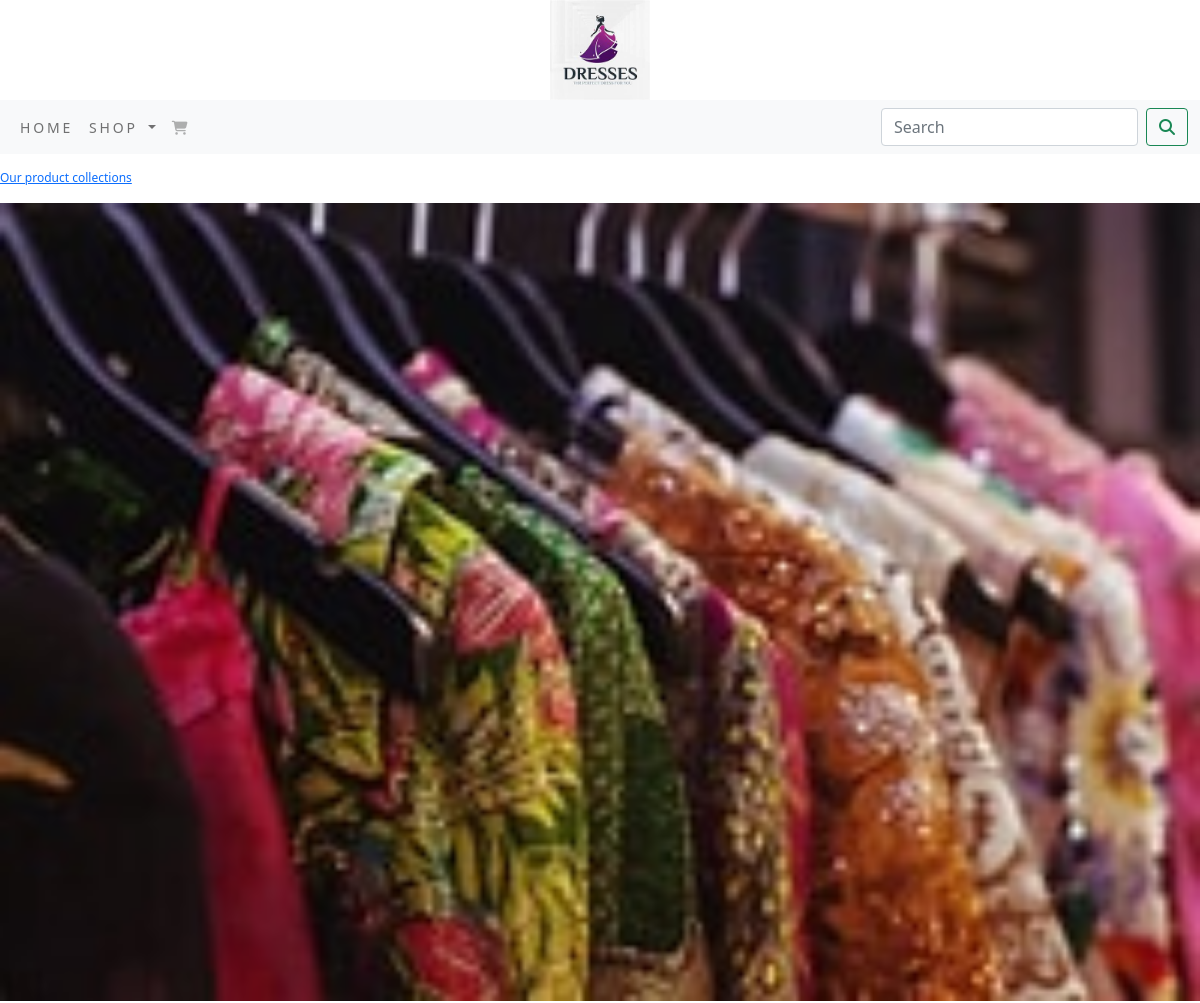
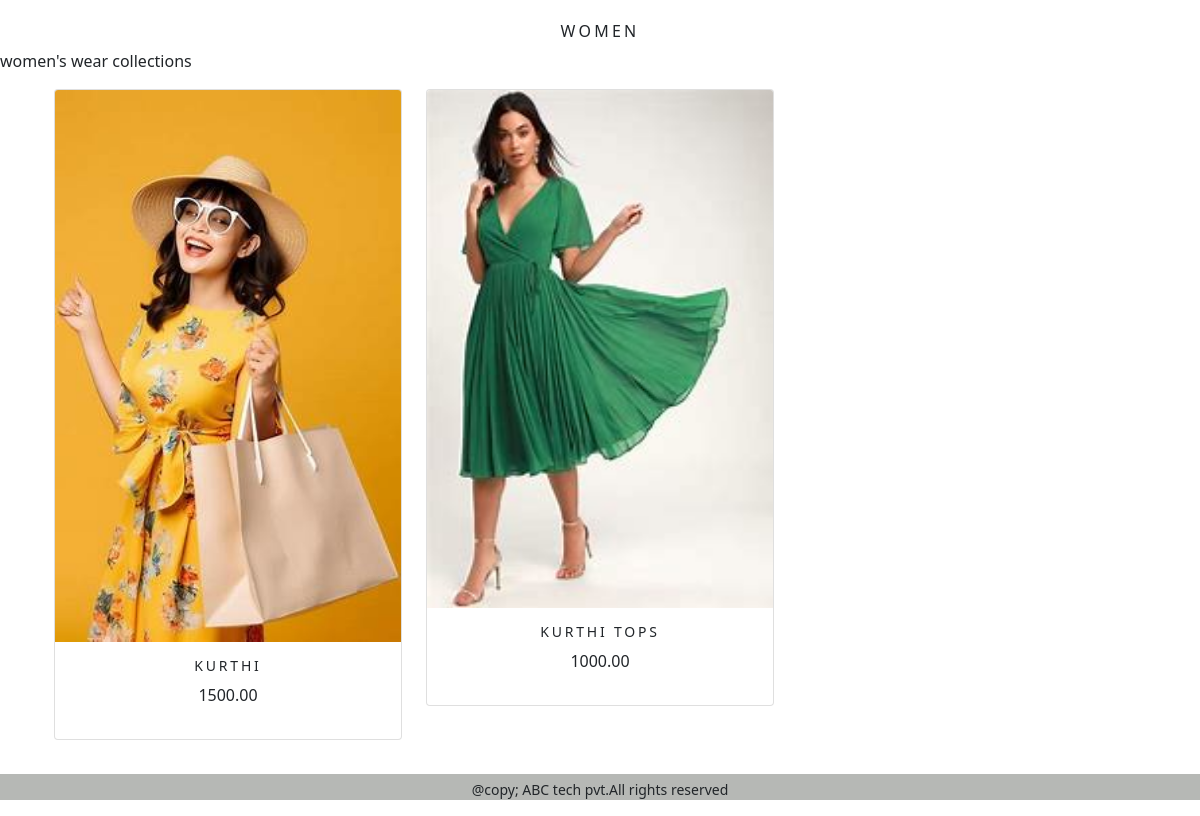
Screenshot of /women/ with the database file from the repository (2 pictures, top to bottom).
### ecommerce_app/models.py (models this page shows, shortened)
class Category(models.Model):
    name = models.CharField(max_length=250, unique=True)
    slug = models.SlugField(max_length=250, unique=True)
    description = models.TextField(blank=True)
    image = models.ImageField(upload_to='category')
    class Meta:
        ordering = ('name',)
        verbose_name = 'category'
        verbose_name_plural = 'categories'
    def get_url(self):
        return reverse('ecommerce_app:product_by_category', args=[self.slug])

class Product(models.Model):
    name = models.CharField(max_length=250, unique=True)
    slug = models.SlugField(max_length=250, unique=True)
    description = models.TextField(blank=True)
    price = models.DecimalField(max_digits=10, decimal_places=2)
    category = models.ForeignKey(Category, on_delete=models.CASCADE)
    image = models.ImageField(upload_to="product", blank=True)
    stock=models.IntegerField(default=0)
    available = models.BooleanField(default=True)
    created = models.DateTimeField(auto_now_add=True)
    updated = models.DateTimeField(auto_now=True)
    class Meta:
        ordering = ('name',)
        verbose_name = 'product'
        verbose_name_plural = 'products'
    def get_url(self):
        return reverse('ecommerce_app:product_category_detail', args=[self.category.slug, self.slug])

### ecommerce_app/views.py (the view)
# urls.py: path("",views.allProducts,name="allProducts"),
def allProducts(request,c_slug=None):
    c_page=None
    products_list=None
    if c_slug != None:
        c_page=get_object_or_404(Category,slug=c_slug)
        products_list=Product.objects.all().filter(category=c_page,available=True)
    else:
        products_list=Product.objects.all().filter(available=True)
    paginator=Paginator(products_list,6)
    try:
        page=int(request.GET.get('page','1'))
    except:
        page = 1
    try:
        products=paginator.page(page)
    except (EmptyPage,InvalidPage):
        products=paginator.page(paginator.num_pages)
    return render(request,"category.html",{'category':c_page,'products':products})

### ecommerce_app/context_processors.py (called while the page is built)
def menu_links(request):
    links=Category.objects.all()
    return dict(links=links)

### templates/category.html (shortened to what this page needs)
{% extends 'base.html' %}
{% load static %}
{% block content %}
{% if category %}
    <div>
        <div class="row my_row_class">
            <div class="mx-auto">
            <p><a href="{% url 'ecommerce_app:allProducts' %}"> Our product collections</a></p>
        </div>
        </div>
    </div>
{% endif %}
<div class="mx-auto">
    {% if category %}
    <img class="my_image" src="{{category.image.url}}" alt="{{category.name}}">
</div>
    <br>
  <div>
      <h1 class="text-center my_title"> {{category.name}}</h1>
      <p class="text-justify">{{category.description}}</p>
  </div>
{% endif %}
<div class="container">
    <div class="row mx-auto">
    {% for product in products.object_list %}
        <div class="my_bottom_margin col-9 col-sm-12 col-md-4 col-md-4 ">
            <div class="card text-center my_card" style="min-width:18rem; min-height: 300px;">
            <a href="{{product.get_url}}"><img class="card-img-top my-image my-image-height" src="{{product.image.url}}" alt="{{product.name}}"></a>
            <div class="card-body">
             <h4>{{product.name}}</h4>
               <p>{{product.price}}</p>
            </div>
            </div>
      </div>
        {% endfor %}
    </div>
    <br>
</div>
{% endblock %}

### static/css/custom.css (style rules this page uses)
body { font-family: 'Roboto', sans-serif; }
.my_row_class { padding-top:15px }
.my_row_class .mx-auto { color:red; font-size:12px; }
.my_image { width:100%; height:auto; }
.my_title { font-size:16px; text-transform:uppercase; letter-spacing:.2em; }
.my_bottom_margin { margin-bottom:10px; }
.card-body h4 { font-size:14px; text-transform:uppercase; letter-spacing:.2em; }

### rows the page displays
Category: image (picture), name "WOMEN", description "women's wear collections"
Product: image (picture), name "KURTHI", price "1500.00"
Product: image (picture), name "KURTHI TOPS", price "1000.00"
